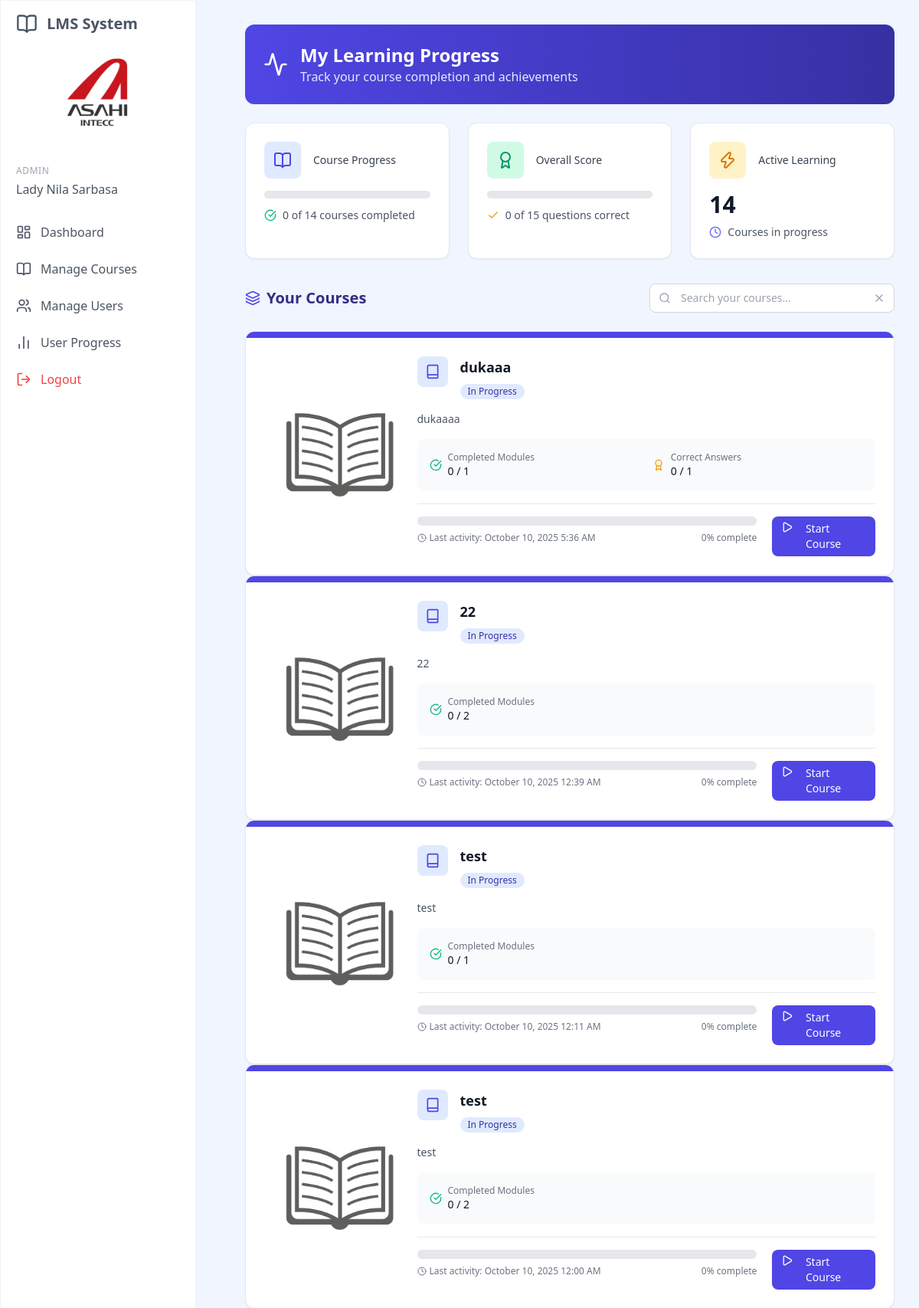
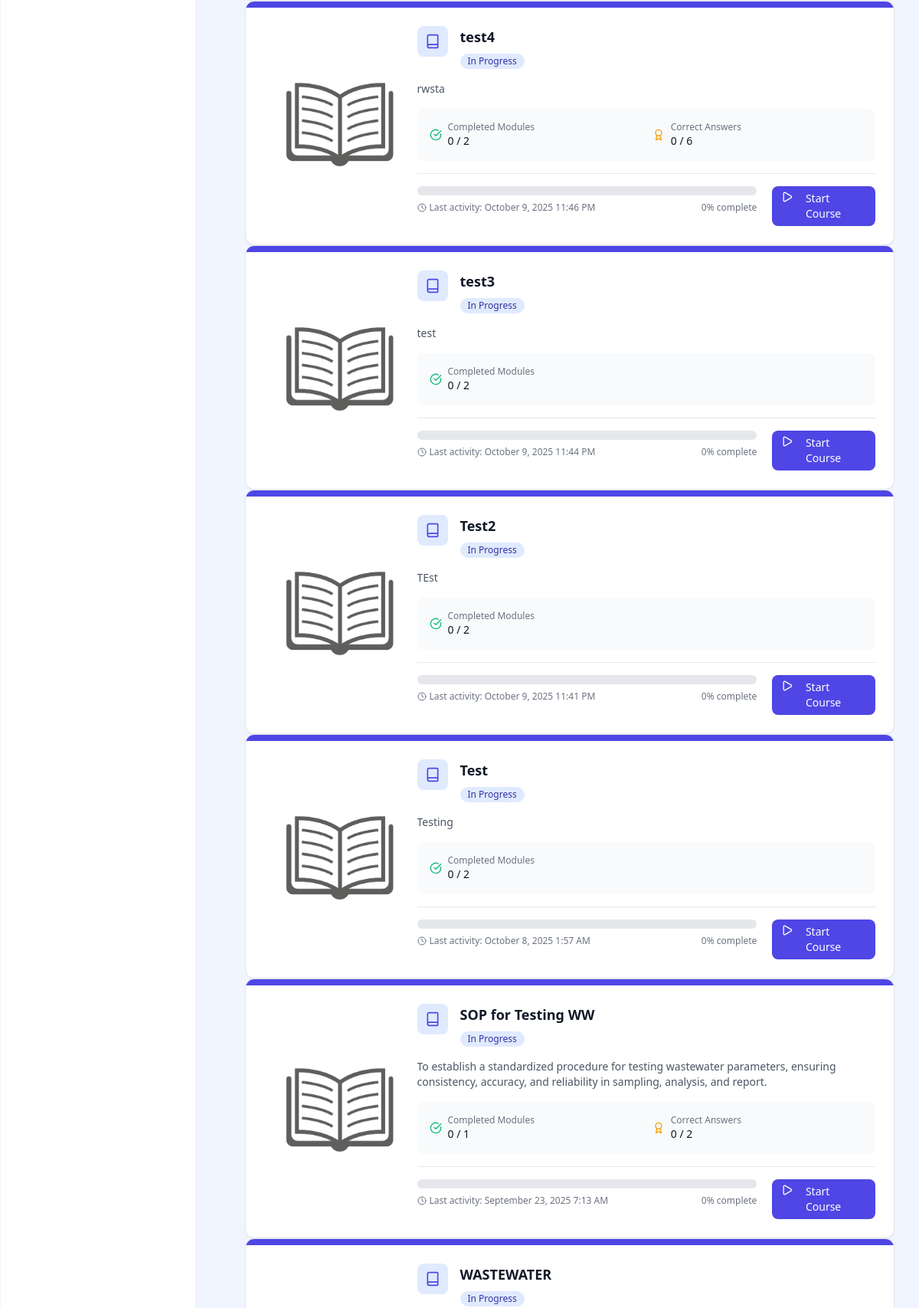
The page /user_progress.php (signed in, upper part) on the database its author committed (2 pictures, top to bottom).
### tables this page shows
CREATE TABLE `courses` (
  `id` int(11) NOT NULL,
  `title` varchar(100) NOT NULL,
  `description` text DEFAULT NULL,
  `department` int(10) DEFAULT NULL,
  `division` int(10) DEFAULT NULL,
  `section` int(10) DEFAULT NULL,
  `company_group` tinyint(11) DEFAULT NULL,
  `position` tinyint(11) DEFAULT NULL,
  `group_id` int(11) DEFAULT NULL,
  `created_by` int(11) DEFAULT NULL,
  `has_video` int(11) DEFAULT 0,
  `created_at` timestamp NULL DEFAULT current_timestamp(),
  `updated_at` timestamp NULL DEFAULT current_timestamp() ON UPDATE current_timestamp(),
  `is_final` tinyint(1) NOT NULL DEFAULT 0,
  `removed` tinyint(1) NOT NULL DEFAULT 0
);

### web/user_progress.php (the view, shortened to what this page needs)
<?php
$user_id = $_SESSION['user_id'];
$stmt->bind_param("iii", $user_id, $user_id, $user_id);
$stmt->execute();
$courses = $stmt->get_result()->fetch_all(MYSQLI_ASSOC);
$total_courses = count($courses);
$completed_courses = 0;
$total_correct_answers = 0;
$total_questions = 0;
foreach ($courses as $course) {
    $total_correct_answers += $course['user_score'];
    $total_questions += $course['total_questions'];
}
include 'includes/header.php';
?>
<div class="p-8 sm:ml-72">
    <div class="container mx-auto">
        <div class="bg-gradient-to-r from-blue-600 to-blue-800 rounded-xl p-6 mb-6 flex items-center">
            <i data-lucide="activity" class="h-8 w-8 text-white mr-4"></i>
            <div>
                <h1 class="text-2xl font-bold text-white">My Learning Progress</h1>
                <p class="text-blue-100">Track your course completion and achievements</p>
            </div>
        </div>
        <div class="grid grid-cols-1 md:grid-cols-3 gap-6 mb-8">
            <div class="bg-white rounded-xl shadow-sm p-6 border border-gray-200 hover:shadow-md transition-all">
                <div class="flex items-center mb-4">
                    <div class="w-12 h-12 rounded-lg bg-blue-100 flex items-center justify-center mr-4">
                        <i data-lucide="book-open" class="h-6 w-6 text-blue-600"></i>
                    </div>
                    <h3 class="text-sm font-medium text-gray-700">Course Progress</h3>
                </div>
                <div class="w-full bg-gray-200 rounded-full h-2.5 mb-3">
                </div>
                <p class="text-sm text-gray-600 flex items-center gap-2">
                    <i data-lucide="check-circle" class="h-4 w-4 text-green-500"></i>
                    <span><?php echo $completed_courses; ?> of <?php echo $total_courses; ?> courses completed</span>
                </p>
            </div>
            <div class="bg-white rounded-xl shadow-sm p-6 border border-gray-200 hover:shadow-md transition-all">
                <div class="flex items-center mb-4">
                    <div class="w-12 h-12 rounded-lg bg-green-100 flex items-center justify-center mr-4">
                        <i data-lucide="award" class="h-6 w-6 text-green-600"></i>
                    </div>
                    <h3 class="text-sm font-medium text-gray-700">Overall Score</h3>
                </div>
                <div class="w-full bg-gray-200 rounded-full h-2.5 mb-3">
                </div>
                <p class="text-sm text-gray-600 flex items-center gap-2">
                    <i data-lucide="check" class="h-4 w-4 text-amber-500"></i>
                    <span><?php echo $total_correct_answers; ?> of <?php echo $total_questions; ?> questions correct</span>
                </p>
            </div>
            <div class="bg-white rounded-xl shadow-sm p-6 border border-gray-200 hover:shadow-md transition-all">
                <div class="flex items-center mb-4">
                    <div class="w-12 h-12 rounded-lg bg-amber-100 flex items-center justify-center mr-4">
                        <i data-lucide="zap" class="h-6 w-6 text-amber-600"></i>
                    </div>
                    <h3 class="text-sm font-medium text-gray-700">Active Learning</h3>
                </div>
                <h2 class="text-3xl font-bold text-gray-900 mb-2"><?php echo count($courses); ?></h2>
                <p class="text-sm text-gray-600 flex items-center gap-2">
                    <i data-lucide="clock" class="h-4 w-4 text-blue-500"></i>
                    <span>Courses in progress</span>
                </p>
            </div>
        </div>
        <div>
            <div class="flex flex-col md:flex-row justify-between items-start md:items-center mb-6">
                <h2 class="text-xl font-semibold text-blue-900 flex items-center gap-2 mb-4 md:mb-0">
                    <i data-lucide="layers" class="h-5 w-5 text-blue-600"></i>
                    <span>Your Courses</span>
                </h2>
                <div class="relative w-full md:w-80">
                    <i data-lucide="search" class="absolute left-3 top-1/2 -translate-y-1/2 h-4 w-4 text-gray-400"></i>
                    <input type="search"
                           id="searchCourses"
                           placeholder="Search your courses..."
                           class="w-full pl-10 pr-10 py-2 border border-gray-300 rounded-lg focus:ring-2 focus:ring-blue-500 focus:border-blue-500 text-sm">
                    <button type="button" class="absolute right-3 top-1/2 -translate-y-1/2 text-gray-400 hover:text-gray-600" onclick="clearSearch()">
                        <i data-lucide="x" class="h-4 w-4"></i>
                    </button>
                </div>
            </div>
            <div class="gap-6">
                <?php foreach ($courses as $course): ?>
                <div data-course-card class="bg-white rounded-xl shadow-sm border border-gray-200 overflow-hidden hover:shadow-md transition-all duration-200">
                    <div class="h-2 bg-blue-600"></div>
                    <div class="p-6 grid md:grid-cols-3 max-md:grid-rows-2 lg:grid-cols-4">
                        <div class="col-span-1 max-md:col-span-2 row-span-1 lg:col-span-1 max-md:text-center place-content-center">
                            <img src="book image.jpg" alt="Open Book" class="h-[150px] hx-auto mx-auto">
                        </div>
                        <div class="col-span-2 lg:col-span-3">
                            <div class="flex items-start gap-4 mb-4">
                                <div class="w-10 h-10 bg-blue-100 rounded-lg flex items-center justify-center flex-shrink-0">
                                    <i data-lucide="book" class="h-5 w-5 text-blue-600"></i>
                                </div>
                                <div>
                                    <h4 class="text-lg font-semibold text-gray-900 mb-1"><?php echo htmlspecialchars($course['course_title']); ?></h4>
                                    <span class="inline-flex items-center px-2.5 py-0.5 rounded-full text-xs font-medium <?php echo $course['course_progress'] >= 100 ? 'bg-green-100 text-green-800' : 'bg-blue-100 text-blue-800'; ?>">
                                        <?php echo $course['course_progress'] >= 100 ? 'Completed' : 'In Progress'; ?>
                                    </span>
                                </div>
                            </div>
                            <div class="text-sm text-gray-600 mb-4 line-clamp-2">
                                <?php echo htmlspecialchars($course['course_description']); ?>
                            </div>
                            <div class="bg-gray-50 rounded-lg p-4 mb-4 grid grid-cols-2 gap-4">
                                <div class="flex items-center gap-2">
                                    <i data-lucide="check-circle" class="h-4 w-4 text-green-500"></i>
                                    <div>
                                        <div class="text-xs text-gray-500">Completed Modules</div>
                                        <div class="text-sm font-medium text-gray-900"><?php echo $course['watched_videos']; ?> / <?php echo $course['total_videos']; ?></div>
                                    </div>
                                </div>
                                <?php if($course['total_questions'] > 0): ?>
                                <div class="flex items-center gap-2">
                                    <i data-lucide="award" class="h-4 w-4 text-amber-500"></i>
                                    <div>
                                        <div class="text-xs text-gray-500">Correct Answers</div>
                                        <div class="text-sm font-medium text-gray-900"><?php echo $course['user_score']; ?> / <?php echo $course['total_questions']; ?></div>
                                    </div>
                                </div>
                                <?php endif; ?>
                            </div>
                            <div class="grid grid-cols-4 pt-4 border-t border-gray-200 gap-5">
                                <div class="col-span-3">
                                    <div class="w-full bg-gray-200 rounded-full h-3 mb-2">
                                    </div>
                                    <div class="flex items-center justify-between">
                                        <div class="text-xs text-gray-500 flex items-center gap-1">
                                            <i data-lucide="clock" class="h-3 w-3"></i>
                                            <span>Last activity: <?php echo date('F j, Y g:i A', strtotime($course['last_activity'])); ?></span>
                                        </div>
                                        <div class="text-xs text-gray-500"><?php echo round($course['course_progress']); ?>% complete</div>
                                    </div>
                                </div>
                                <a href="view_course.php?id=<?php echo $course['course_id']; ?>"
                                class="col-span-1 px-3 py-1.5 bg-blue-600 text-white text-sm rounded-lg hover:bg-blue-700 flex place-content-center gap-2 transition-colors">
                                <?php if ($course['course_progress'] == 0): ?>
                                    <i data-lucide="play" class="w-4 h-4 mr-2"></i>
                                    Start Course
                                    <?php elseif ($course['course_progress'] == 100): ?>
                                    <i data-lucide="rotate-ccw" class="w-4 h-4 mr-2"></i>
                                    Review Course
                                    <?php else: ?>
                                    <i data-lucide="arrow-right" class="w-4 h-4 mr-2"></i>
                                    Continue Course
                                <?php endif; ?>
                                </a>
                            </div>
                        </div>
                    </div>
                </div>
                <?php endforeach; ?>
            </div>
        </div>
    </div>
</div>

### rows shown on the page
courses: title "dukaaa", description "dukaaaa", watched_videos "0", total_videos "1", user_score "0", total_questions "1", last_activity "October 10, 2025 5:36 AM", course_progress "0", shows "Start Course"
courses: title "22", description "22", watched_videos "0", total_videos "2", last_activity "October 10, 2025 12:39 AM", course_progress "0", shows "Start Course"
courses: title "test", description "test", watched_videos "0", total_videos "1", last_activity "October 10, 2025 12:11 AM", course_progress "0", shows "Start Course"
courses: title "test", description "test", watched_videos "0", total_videos "2", last_activity "October 10, 2025 12:00 AM", course_progress "0", shows "Start Course"
courses: title "test4", description "rwsta", watched_videos "0", total_videos "2", user_score "0", total_questions "6", last_activity "October 9, 2025 11:46 PM", course_progress "0", shows "Start Course"
courses: title "test3", description "test", watched_videos "0", total_videos "2", last_activity "October 9, 2025 11:44 PM", course_progress "0", shows "Start Course"
courses: title "Test2", description "TEst", watched_videos "0", total_videos "2", last_activity "October 9, 2025 11:41 PM", course_progress "0", shows "Start Course"
courses: title "Test", description "Testing", watched_videos "0", total_videos "2", last_activity "October 8, 2025 1:57 AM", course_progress "0", shows "Start Course"
courses: title "SOP for Testing WW", description "To establish a standardized procedure for testing wastewater parameters, ensuring consistency, accuracy, and reliability in sampling, analysis, and report.", watched_videos "0", total_videos "1", user_score "0", total_questions "2", last_activity "September 23, 2025 7:13 AM", course_progress "0", shows "Start Course"
courses: title "WASTEWATER"

### other values the page prints
$_SESSION['full_name'] "Lady Nila Sarbasa"
$completed_courses "0"
$total_courses "14"
$total_correct_answers "0"
$total_questions "15"
count($courses) "14"
